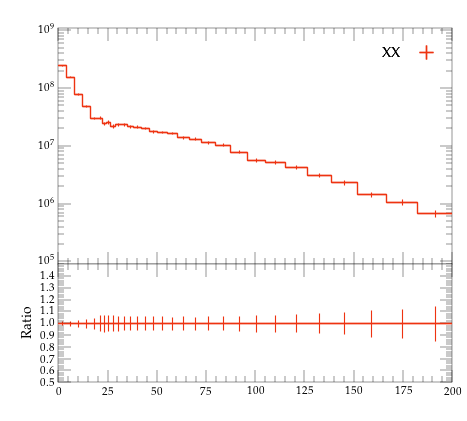

Write Python code to recreate this figure.
#! /usr/bin/env python

# This Python script was auto-generated using YODA v2.0.2.
# Analysis object: /MC_HFJETS_NOTNORM/ptCJetLead
# Timestamp: 29-07-2026 (15:50:41)

import matplotlib as mpl
import matplotlib.pyplot as plt
mpl.use('Agg') # comment out for interactive use
import os
import numpy as np

plotDir = os.path.split(os.path.realpath(__file__))[0]
if 'YODA_USER_PLOT_PATH' in globals():
    plot_outdir = globals()['YODA_USER_PLOT_PATH']
else:
    plot_outdir = plotDir

#plot style
plt.style.use(os.path.join(plotDir, '../default.mplstyle'))
# plot metadata
figW, figH = plt.rcParams['figure.figsize']
ax_xLabel = r''
ax_yLabel = r''
ax_title  = r''
ax_xScale = 'linear'
ax_yScale = 'log'
xLims = (0.0, 200.0)
yLims = (90000.0, 1100000000.0)

# TeX-friendly labels for the legend
labels = {
    'legend' : ([ r"XX" ], r""),
}

# Adjust canvas width and height
canvasW = 10.0
canvasH = 9.0
figW *= canvasW/10.
figH *= canvasH/9.

# Create figure and axis objects
fig, (ax, ratio0_ax) = plt.subplots(2, 1, sharex=True,
                  figsize=(figW,figH), gridspec_kw={'height_ratios': (6.0, 3.0)})

# Set figure margins
plt.subplots_adjust(
    left   = 1.0 * plt.rcParams['figure.subplot.left'],
    right  = 1.0 * plt.rcParams['figure.subplot.right'],
    top    = 1.0 * plt.rcParams['figure.subplot.top'],
    bottom = 1.0 * plt.rcParams['figure.subplot.bottom'])

ratio0_ax.yaxis.set_major_locator(mpl.ticker.MultipleLocator(0.1))
ratio0_ax.set_ylim(0.5, 1.4999)
ratio0_ax.set_ylabel('Ratio')

# the numerical data is stored in a separate file
dataf = dict()
prefix = os.path.split(__file__)[0]
if prefix:    prefix = prefix + '/'
exec(open(prefix+'ptCJetLead__data.py').read(), dataf)


legend_handles = dict() # keep track of handles for the legend

# style options for curves
# starts at zorder>=5 to draw curve on top of legend
styles = {
  'YYY': {
    'color' : '#EE3311',
    'linestyle' : '-',
    'linewidth' : 1,
    'marker' : 'none',
    'markersize' : 2,
    'capsize' : 0.0,
    'zorder' : 5,
    'histstyle' : 1,
    'drawstyle' : 'steps-pre',
    'xerrorbars' : 1,
    'yerrorbars' : 1,
    'fillcolor' : None,
    'fillopacity' : 1.0,
    'ratio0_linestyle' : '-',
    'ratio0_linewidth' : 1,
    'ratio0_marker' : 'none',
    'ratio0_markersize' : 2,
    'ratio0_capsize' : 0.0,
    'ratio0_zorder' : 5,
    'ratio0_histstyle' : 1,
    'ratio0_drawstyle' : 'steps-pre',
    'ratio0_xerrorbars' : 1,
    'ratio0_yerrorbars' : 1,
  },
}

# curve from input yoda files in main panel
for label, yvals in dataf['yvals'].items():
    if all(np.isnan(v) for v in dataf['yvals'][label]):
        continue
    tmp = None
    if styles[label]['histstyle']: # draw as histogram
        xpos = dataf['xedges'][label] if styles[label]['drawstyle'] else dataf['xpoints'][label]
        ypos = np.insert(yvals, 0, yvals[0]) if styles[label]['drawstyle'] else yvals
        if styles[label]['fillcolor']: # fill area below curve
            ax.fill_between(xpos, ypos, step='pre',
                            color=styles[label]['fillcolor'],
                            alpha=styles[label]['fillopacity'])
        tmp, = ax.plot(xpos, ypos,
                       color=styles[label]['color'],
                       linestyle=styles[label]['linestyle'],
                       linewidth=styles[label]['linewidth'],
                       drawstyle=styles[label]['drawstyle'], solid_joinstyle='miter',
                       zorder=styles[label]['zorder'], label=label)
    tmp = ax.errorbar(dataf['xpoints'][label], yvals,
                      xerr=np.array(dataf['xerrs'][label])*styles[label]['xerrorbars'],
                      yerr=np.array(dataf['yerrs'][label])*styles[label]['yerrorbars'],
                      fmt=styles[label]['marker'], capsize=styles[label]['capsize'],
                      markersize=styles[label]['markersize'],
                      ecolor=styles[label]['color'],
                      color=styles[label]['color'], zorder=styles[label]['zorder'])
    tmp[-1][0].set_linestyle(styles[label]['linestyle'])
    tmp[-1][0].set_linewidth(styles[label]['linewidth'])
    if label in dataf['add_legend_handle']:  legend_handles[label] = tmp
    for varLabel in dataf['variation_yvals'].keys():
        if varLabel.startswith(label):
            tmp, = ax.plot(dataf['xedges'][label], dataf['variation_yvals'][varLabel],
                           color=styles[label]['color'],
                           linestyle=styles[label]['linestyle'],
                           linewidth=styles[label]['linewidth'],
                           drawstyle='steps-pre', solid_joinstyle='miter',
                           zorder=styles[label]['zorder'], alpha=0.5)


# plots on ratio panel
# curve from input yoda files in ratio panel
for label, yvals in dataf['ratio0_yvals'].items():
    if all(np.isnan(v) for v in yvals):
        continue
    if styles[label]['ratio0_histstyle']: # plot as histogram
        xpos = dataf['xedges']['YYY'] if styles[label]['ratio0_drawstyle'] else dataf['xpoints']['YYY']
        ypos = np.insert(yvals, 0, yvals[0]) if styles[label]['ratio0_drawstyle'] else yvals
        ratio0_ax.plot(xpos, ypos,
                       color=styles[label]['color'],
                       linewidth=styles[label]['linewidth'],
                       linestyle=styles[label]['ratio0_linestyle'],
                       drawstyle=styles[label]['ratio0_drawstyle'], zorder=styles[label]['zorder'],
                       solid_joinstyle='miter')
    tmp = ratio0_ax.errorbar(dataf['xpoints']['YYY'], yvals,
                             xerr=np.array(dataf['ref_xerrs'])*styles[label]['ratio0_xerrorbars'],
                             yerr=np.array(dataf['ratio0_yerrs'][label])*styles[label]['ratio0_yerrorbars'],
                             fmt=styles[label]['ratio0_marker'], capsize=styles[label]['ratio0_capsize'],
                             markersize=styles[label]['ratio0_markersize'],
                             ecolor=styles[label]['color'],
                             color=styles[label]['color'])
    tmp[-1][0].set_linestyle(styles[label]['ratio0_linestyle'])
    tmp[-1][0].set_linewidth(styles[label]['ratio0_linewidth'])

    for varlabel in dataf['ratio0_variation_vals'].keys():
        if varlabel.startswith(label):
            ratio0_ax.plot(dataf['xedges']['YYY'],
                            dataf['ratio0_variation_vals'][varlabel],
                            color=styles[label]['color'],
                            linestyle=styles[label]['linestyle'],
                            linewidth=styles[label]['linewidth'],
                            drawstyle='steps-pre', solid_joinstyle='miter',
                            zorder=1, alpha=0.5)

legend_items = list(legend_handles.values())
ax.add_artist(ax.legend(legend_items,
                        labels['legend'][0],
                        title=labels['legend'][1],
                        alignment='right',
                        loc='upper right',
                        bbox_to_anchor=(1.0, 0.97),markerfirst=False))

# set plot metadata as defined above
ratio0_ax.set_xlabel(ax_xLabel)
ratio0_ax.xaxis.set_label_coords(1., -0.15)
ax.set_ylabel(ax_yLabel, ha='right', va='top')
ax.yaxis.set_label_coords(-0.11, 1.0)
ax.set_title(ax_title, loc='left')
ax.set_xscale(ax_xScale)
ax.set_yscale(ax_yScale)
ax.set_xlim(xLims)
ax.set_ylim(yLims)

# tick formatting
plt.rcParams['xtick.top'] = True
plt.rcParams['ytick.right'] = True
ax.yaxis.set_major_locator(mpl.ticker.LogLocator(base=10.0, numticks=np.inf))
ax.yaxis.set_minor_locator(mpl.ticker.LogLocator(
                           base=10.0, subs=np.arange(0.1, 1, 0.1), numticks=np.inf))
fig.align_ylabels((ax, ratio0_ax))
plt.savefig(os.path.join(plot_outdir, 'ptCJetLead.pdf'), format='PDF')
plt.savefig(os.path.join(plot_outdir, 'ptCJetLead.png'), format='PNG')

plt.close(fig)
